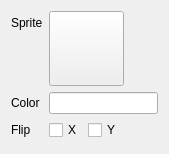
<?xml version="1.0" encoding="UTF-8"?>
<ui version="4.0">
 <class>SpriteRendererComponent</class>
 <widget class="QWidget" name="SpriteRendererComponent">
  <property name="geometry">
   <rect>
    <x>0</x>
    <y>0</y>
    <width>169</width>
    <height>154</height>
   </rect>
  </property>
  <property name="windowTitle">
   <string>SpriteRendererComponent</string>
  </property>
  <layout class="QFormLayout" name="formLayout">
   <item row="0" column="0">
    <widget class="QLabel" name="label">
     <property name="text">
      <string>Sprite</string>
     </property>
    </widget>
   </item>
   <item row="0" column="1">
    <widget class="QPushButton" name="sprite">
     <property name="sizePolicy">
      <sizepolicy hsizetype="Fixed" vsizetype="Fixed">
       <horstretch>0</horstretch>
       <verstretch>0</verstretch>
      </sizepolicy>
     </property>
     <property name="minimumSize">
      <size>
       <width>75</width>
       <height>75</height>
      </size>
     </property>
     <property name="text">
      <string/>
     </property>
     <property name="flat">
      <bool>false</bool>
     </property>
    </widget>
   </item>
   <item row="1" column="0">
    <widget class="QLabel" name="label_2">
     <property name="text">
      <string>Color</string>
     </property>
    </widget>
   </item>
   <item row="1" column="1">
    <widget class="QLineEdit" name="colorLineEdit"/>
   </item>
   <item row="2" column="0">
    <widget class="QLabel" name="label_3">
     <property name="text">
      <string>Flip</string>
     </property>
    </widget>
   </item>
   <item row="2" column="1">
    <layout class="QHBoxLayout" name="horizontalLayout">
     <item>
      <widget class="QCheckBox" name="FlipX">
       <property name="text">
        <string>X</string>
       </property>
      </widget>
     </item>
     <item>
      <widget class="QCheckBox" name="FlipY">
       <property name="text">
        <string>Y</string>
       </property>
      </widget>
     </item>
     <item>
      <spacer name="horizontalSpacer">
       <property name="orientation">
        <enum>Qt::Horizontal</enum>
       </property>
       <property name="sizeHint" stdset="0">
        <size>
         <width>40</width>
         <height>20</height>
        </size>
       </property>
      </spacer>
     </item>
    </layout>
   </item>
  </layout>
 </widget>
 <layoutdefault spacing="6" margin="11"/>
 <resources/>
 <connections/>
</ui>
